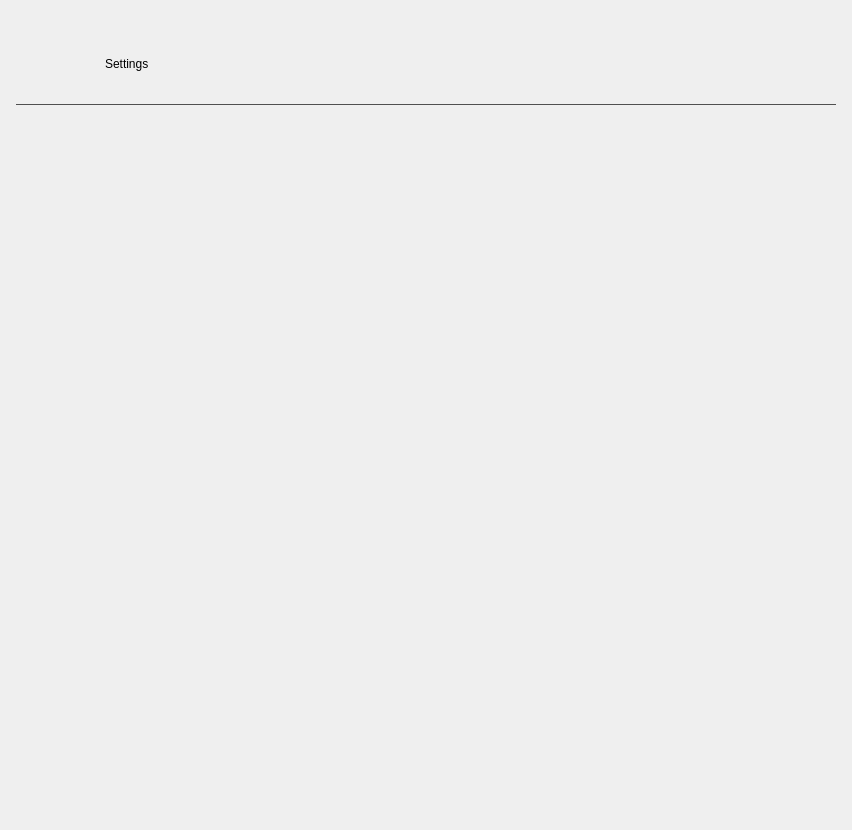
<?xml version="1.0" encoding="UTF-8"?>
<ui version="4.0">
 <class>WSettingMainUiClass</class>
 <widget class="QWidget" name="WSettingMainUiClass">
  <property name="geometry">
   <rect>
    <x>0</x>
    <y>0</y>
    <width>852</width>
    <height>830</height>
   </rect>
  </property>
  <property name="sizePolicy">
   <sizepolicy hsizetype="Fixed" vsizetype="Fixed">
    <horstretch>0</horstretch>
    <verstretch>0</verstretch>
   </sizepolicy>
  </property>
  <property name="minimumSize">
   <size>
    <width>852</width>
    <height>830</height>
   </size>
  </property>
  <property name="maximumSize">
   <size>
    <width>852</width>
    <height>830</height>
   </size>
  </property>
  <property name="windowTitle">
   <string>System Settings</string>
  </property>
  <property name="styleSheet">
   <string notr="true">QWidget{
	font: 12px &quot;微软雅黑&quot;;
}

QFrame#frame_title{
	border:1px;
	border-bottom:1px solid #505050
}

QLabel#label{
	font: 20px &quot;微软雅黑&quot;;
}

QPushButton#pb_robot,#pb_min,#pb_close{
	border:none;
	background-position: center;
    background-repeat: no-repeat;
}

QPushButton#pb_robot{
	background-image: url(:/QtTest/icon/Setting/set_icon.png);
}

QPushButton#pb_min{
	background-image: url(:/QtTest/icon/Setting/min.png);
}

QPushButton#pb_close{
	background-image: url(:/QtTest/icon/Setting/close.png);
}

QComboBox QAbstractItemView {
    outline: 1px solid rgba(0,0,0,10);
    border: 1px solid rgba(0,0,0,10);
    color: #000000;
    background-color: #FFFFFF; 
    selection-color: #000000;
    selection-background-color:rgba(160, 195, 255,0);
}

QComboBox QAbstractScrollArea QScrollBar:vertical {
    width: 10px;
    background-color: #ffffff; 
}

QComboBox QAbstractScrollArea QScrollBar::handle:vertical {
    border-radius: 5px;
    background: rgba(0,0,0,10);
}

QComboBox QAbstractScrollArea QScrollBar::handle:vertical:hover {
    background: #505050;
}


QScrollBar:vertical
{
    width:6px;
    background:transparent;
    margin:0px,0px,0px,0px;
	border-radius:none;
}
QScrollBar::handle:vertical
{
    width:6px;
    background:rgba(0,0,0,25%);
    border-radius:4px;
	min-height: 30;
}
QScrollBar::handle:vertical:hover
{
    width:6px;
    background:rgba(0,0,0,50%);   
    border-radius:4px;
	min-height: 30;
}

QScrollBar::add-line:vertical, QScrollBar::add-line:horizontal {
      background: transparent;
      height: 0px;
      width: 0px;
}
QScrollBar::sub-line:vertical, QScrollBar::sub-line:horizontal {
      background: transparent;
       height: 0px;
      width: 0px;
    }</string>
  </property>
  <layout class="QVBoxLayout" name="verticalLayout">
   <property name="leftMargin">
    <number>16</number>
   </property>
   <property name="rightMargin">
    <number>16</number>
   </property>
   <item>
    <widget class="QFrame" name="frame_title">
     <property name="minimumSize">
      <size>
       <width>0</width>
       <height>90</height>
      </size>
     </property>
     <property name="maximumSize">
      <size>
       <width>16777215</width>
       <height>90</height>
      </size>
     </property>
     <property name="frameShape">
      <enum>QFrame::StyledPanel</enum>
     </property>
     <property name="frameShadow">
      <enum>QFrame::Raised</enum>
     </property>
     <widget class="QPushButton" name="pb_robot">
      <property name="geometry">
       <rect>
        <x>0</x>
        <y>2</y>
        <width>83</width>
        <height>83</height>
       </rect>
      </property>
      <property name="minimumSize">
       <size>
        <width>83</width>
        <height>83</height>
       </size>
      </property>
      <property name="maximumSize">
       <size>
        <width>83</width>
        <height>83</height>
       </size>
      </property>
      <property name="text">
       <string/>
      </property>
     </widget>
     <widget class="QLabel" name="label">
      <property name="geometry">
       <rect>
        <x>89</x>
        <y>9</y>
        <width>83</width>
        <height>80</height>
       </rect>
      </property>
      <property name="minimumSize">
       <size>
        <width>83</width>
        <height>80</height>
       </size>
      </property>
      <property name="maximumSize">
       <size>
        <width>83</width>
        <height>80</height>
       </size>
      </property>
      <property name="text">
       <string>Settings</string>
      </property>
     </widget>
     <widget class="QPushButton" name="pb_min">
      <property name="geometry">
       <rect>
        <x>750</x>
        <y>27</y>
        <width>32</width>
        <height>32</height>
       </rect>
      </property>
      <property name="minimumSize">
       <size>
        <width>32</width>
        <height>32</height>
       </size>
      </property>
      <property name="maximumSize">
       <size>
        <width>32</width>
        <height>32</height>
       </size>
      </property>
      <property name="text">
       <string/>
      </property>
     </widget>
     <widget class="QPushButton" name="pb_close">
      <property name="geometry">
       <rect>
        <x>788</x>
        <y>27</y>
        <width>32</width>
        <height>32</height>
       </rect>
      </property>
      <property name="minimumSize">
       <size>
        <width>32</width>
        <height>32</height>
       </size>
      </property>
      <property name="maximumSize">
       <size>
        <width>32</width>
        <height>32</height>
       </size>
      </property>
      <property name="text">
       <string/>
      </property>
     </widget>
    </widget>
   </item>
   <item>
    <widget class="QStackedWidget" name="stackedWidget">
     <property name="maximumSize">
      <size>
       <width>830</width>
       <height>700</height>
      </size>
     </property>
     <widget class="WSettingSelectWidget" name="select_widget"/>
     <widget class="WGerenalPage" name="gerenal_page"/>
     <widget class="WChatBotMainUI" name="chatbot_page"/>
     <widget class="WSoundBotMainUi" name="soundbot_page"/>
    </widget>
   </item>
  </layout>
 </widget>
 <layoutdefault spacing="6" margin="11"/>
 <customwidgets>
  <customwidget>
   <class>WGerenalPage</class>
   <extends>QWidget</extends>
   <header>WGerenalPage.h</header>
   <container>1</container>
  </customwidget>
  <customwidget>
   <class>WSettingSelectWidget</class>
   <extends>QWidget</extends>
   <header>WSettingSelectWidget.h</header>
   <container>1</container>
  </customwidget>
  <customwidget>
   <class>WChatBotMainUI</class>
   <extends>QWidget</extends>
   <header>./Chatbot/WChatBotMainUI.h</header>
   <container>1</container>
  </customwidget>
  <customwidget>
   <class>WSoundBotMainUi</class>
   <extends>QWidget</extends>
   <header>./SoundBot/WSoundBotMainUi.h</header>
   <container>1</container>
  </customwidget>
 </customwidgets>
 <resources>
  <include location="../../AiSound.qrc"/>
 </resources>
 <connections/>
</ui>
